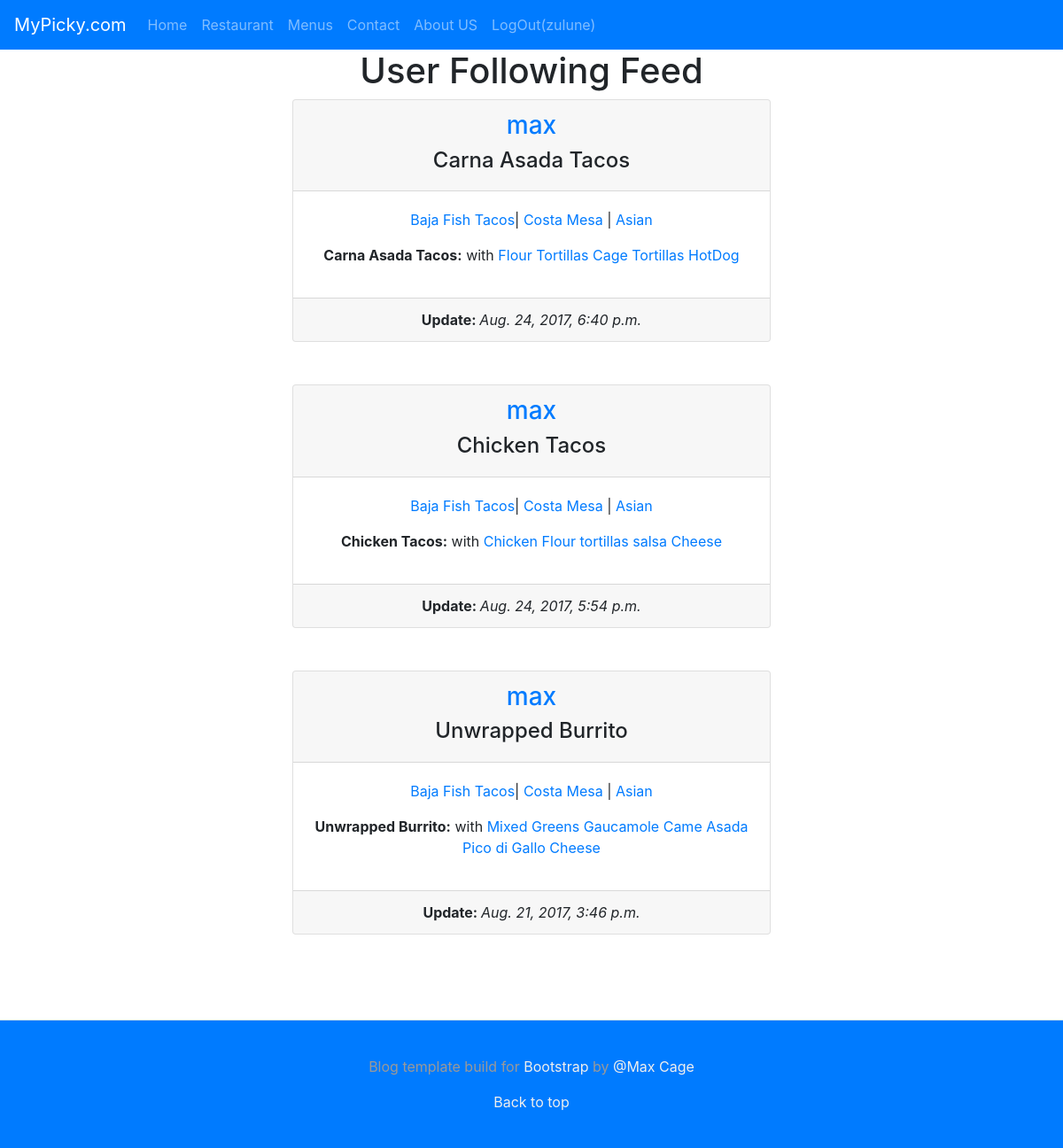
Screenshot of / (signed in) with the database file from the repository.
### menus/models.py (models this page shows, shortened)
class Item(models.Model):
    user        = models.ForeignKey(settings.AUTH_USER_MODEL)
    restaurant  = models.ForeignKey(Restaurant)
    name        = models.CharField(max_length=100)
    contents    = models.TextField(help_text='Separate each item by comma')
    excludes    = models.TextField(
        blank=True, null=True, help_text='Separate each item by comma'
    )
    public      = models.BooleanField(default=True)
    timestamp   = models.DateTimeField(auto_now_add=True)
    update      = models.DateTimeField(auto_now=True)
    class Meta:
        ordering = ["-update", "-timestamp"]
    def get_contents(self):
        return self.contents.split(",")

### restaurants/models.py (models this page shows, shortened)
class Restaurant(models.Model):
    owner = models.ForeignKey(User)
    name = models.CharField(max_length=120)
    location = models.CharField(max_length=120, blank=True, null=True)
    category = models.CharField(max_length=120, blank=True, null=True, validators=[validate_category])
    timestamp = models.DateTimeField(auto_now_add=True)
    update = models.DateTimeField(auto_now=True)
    slug = models.SlugField(blank=True, null=True)
    objects = RestaurantManager()
    @property
    def title(self):
        return self.name

### menus/views.py (the view)
# urls.py: url(r'^$', HomeView.as_view(), name="home"),
class HomeView(View):
    def get(self, request, *args, **kwargs):
        if not request.user.is_authenticated():
            object_list = Item.objects.filter(public=True).order_by('-timestamp')
            return render(request, "home.html", {"object_list": object_list})
        user = request.user
        is_following_user_ids = [x.user.id for x in user.is_following.all()]
        qs = Item.objects.filter(user__id__in=is_following_user_ids, public=True).order_by("-update")[:10]
        return render(request, "menus/home-feed.html", {'object_list': qs})

### menus/templates/menus/home-feed.html
{% extends 'base.html' %}
{% block content %}
  <div class='row justify-content-sm-center'>
    <div class='col-sm-6 text-center col-sm-offset-3'>
      <h1>User Following Feed</h1>
      {% for obj in object_list %}
        <div class='card'>
          <div class="card-header">
            <h3>
              <a href='{% url "profiles:detail" username=obj.user.username %}'>
                {{ obj.user.username }}
              </a>
            </h3>
            <h4>{{ obj.name }}</h4>
          </div>
          <div class="card-body">
            <p><a href='{% url "profiles:detail" username=obj.user.username %}?q={{ obj.restaurant.title }}'>{{ obj.restaurant.title }}</a>| <a href='{% url "profiles:detail" username=obj.user.username %}?q={{ obj.restaurant.location }}'>{{ obj.restaurant.location }}</a> | <a href='{% url "profiles:detail" username=obj.user.username %}?q={{ obj.restaurant.category }}'>{{ obj.restaurant.category }}</a></p>
            <p>
            <b>{{ obj.name }}:</b> with
              {% for ing in obj.get_contents %}
                <a href='{% url "profiles:detail" username=obj.user.username %}?q={{ ing}}'>{{ ing}}</a>
              {% endfor %}
            </p>
          </div>
          <div class="card-footer">
            {% if obj.timestamp == obj.update %}
              <strong>Create: </strong><i>{{obj.timestamp}}</i>
            {% else %}
              <strong>Update: </strong><i>{{obj.update}}</i>
            {% endif %}
          </div>
        </div>
        <br><br>
      {% endfor %}
    </div>
  </div>
{% endblock %}

### templates/snippets/nav.html (shortened to what this page needs)
  <nav class="navbar navbar-expand-lg navbar-dark bg-primary">
    <div class="collapse navbar-collapse" id="navbarTogglerDemo01">
      <a class="navbar-brand"  href="/">MyPicky.com</a>
      <ul class="navbar-nav mr-auto mt-2 mt-lg-0">
        <li class="nav-item"><a class="nav-link"  href="{% url 'home' %}">Home</a></li>
        {% if request.user.is_authenticated %}
        <li class="nav-item"><a class="nav-link" href="{% url 'restaurants:list' %}">Restaurant</a></li>
        <li class="nav-item"><a class="nav-link"  href="{% url 'menus:list' %}">Menus</a></li>
        {% endif %}
        <li class="nav-item"><a class="nav-link"  href="{% url 'contact' %}">Contact</a></li>
        <li class="nav-item"><a class="nav-link"  href="{% url 'about' %}">About US</a></li>
        {% if request.user.is_authenticated %}
          <li class="nav-item text-right">
            <a class="nav-link"  href="{% url 'logout' %}">
              LogOut({{request.user.username}})
            </a>
          </li>
        {% else %}
          <li class="nav-item text-right"><a class="nav-link"  href="{% url 'login' %}">Login</a></li>
        {% endif %}
      </ul>
    </div>
  </nav>

### rows the page displays
Item: user.username "max", name "Carna Asada Tacos", restaurant "Baja Fish Tacos", restaurant.location "Costa Mesa", restaurant.category "Asian", get_contents "Flour Tortillas" "Cage Tortillas" "HotDog", update "Aug. 24, 2017, 6:40 p.m."
Item: user.username "max", name "Chicken Tacos", restaurant "Baja Fish Tacos", restaurant.location "Costa Mesa", restaurant.category "Asian", get_contents "Chicken" "Flour tortillas" "salsa" "Cheese", update "Aug. 24, 2017, 5:54 p.m."
Item: user.username "max", name "Unwrapped Burrito", restaurant "Baja Fish Tacos", restaurant.location "Costa Mesa", restaurant.category "Asian", get_contents "Mixed Greens" "Gaucamole" "Came Asada" "Pico di Gallo" "Cheese", update "Aug. 21, 2017, 3:46 p.m."

### other values shown
{{ request.user.username }} "zulune"
